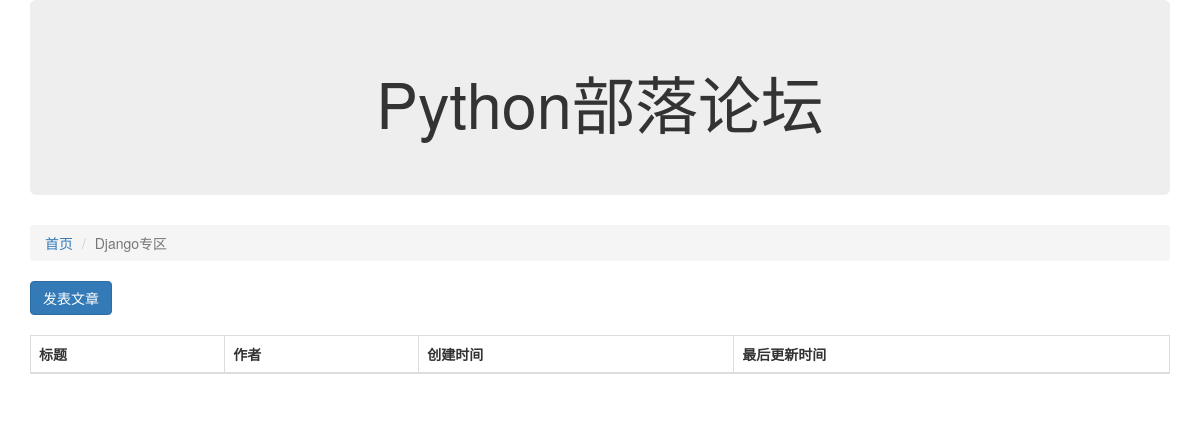
The app's page /article/list/2, older data.
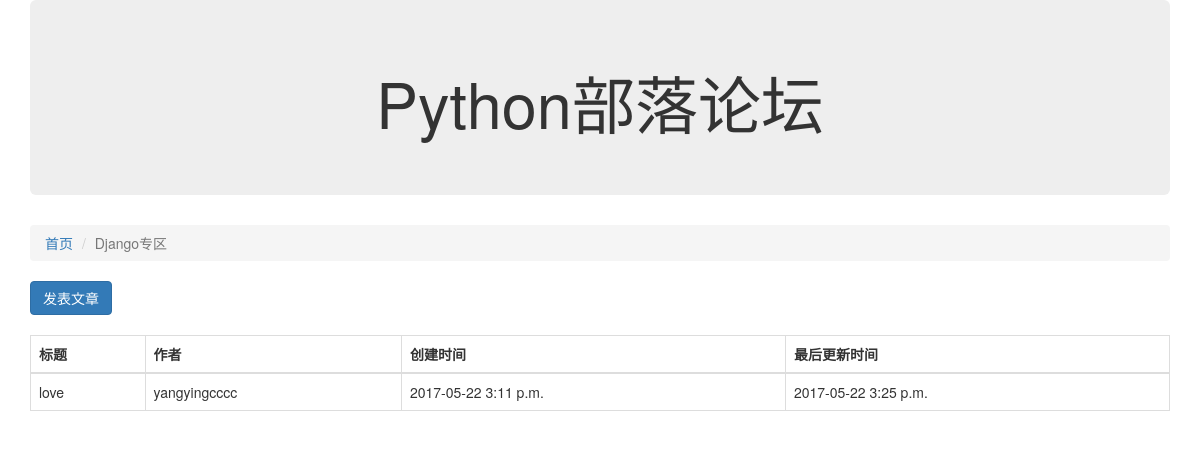
The same page, newer data.
### block/models.py (models this page shows, shortened)
class Block(models.Model):
  name = models.CharField("版块名称",max_length=100)
  desc = models.CharField("版块描述",max_length=100)
  manager_name = models.CharField("版块管理员名称",max_length=100)
  status = models.IntegerField("状态",
          choices=((0,"正常"),(-1,"删除")))
  class Meta:
      verbose_name = "版块"
      verbose_name_plural = "版块"

### article/models.py (models this page shows, shortened)
class Article(models.Model):
  block = models.ForeignKey(Block,verbose_name="版块ID")
  title = models.CharField("版块名称",max_length=100)
  content = models.CharField("版块描述",max_length=10000)
  status = models.IntegerField("状态",
          choices=((0,"正常"),(-1,"删除")))
  create_timestamp = models.DateTimeField("创建时间",auto_now_add=True)
  last_update_timestamp = models.DateTimeField("最后更新时间",auto_now=True)
  class Meta:
      verbose_name = "文章"
      verbose_name_plural = "文章"

### article/views.py (the view)
# urls.py: url(r'^list/(?P<block_id>\d+)', article_list),
def article_list(request,block_id):
    block_id = int(block_id)
    block = Block.objects.get(id=block_id)
    articles_objs = Article.objects.filter(block=block,status=0).order_by("-id")
    return render(request,"article_list.html",{"articles":articles_objs, "b":block})

### article/templates/article_list.html (shortened to what this page needs)
<!doctype html>
{% extends "base.html" %}
{% block content %}
<div class="col-xs-12 col-md-12">
  <ol class="breadcrumb">
    <li><a href="/">首页</a></li>
    <li class="active">{{b.name}}</li>
  </ol>
  <a href="/article/detail/{{b.id}}" class="btn btn-primary">发表文章</a>
    <br />
    <br />
  <table class="table table-bordered">
    <thead>
      <tr>
        <th>标题</th>
        <th>作者</th>
        <th>创建时间</th>
        <th>最后更新时间</th>
      </tr>
    </thead>
    <tbody>
      {% for article in articles %}
      <tr>
        <td>{{article.title }}</td>
        <td>{{article.content }}</td>
        <td>{{article.create_timestamp|date:"Y-m-d P" }}</td>
        <td>{{article.last_update_timestamp|date:"Y-m-d P" }}</td>
      </tr>
      {% endfor %}
    </tbody>
</div>
{% endblock %}

### templates/base.html (shortened to what this page needs)
<!doctype html>
    <html>
      <head>
		<link rel="stylesheet" href="/static/css/bootstrap.min.css" />
      </head>
      <body>
	    <div class="container">
		  <div class="row">
		    <div class="col-xs-12 col-md-12">
			  <div class="jumbotron">
                <center><h1>Python部落论坛</h1></center>
              </div>
	        </div>
		  </div>
          <div class="row">
          {% block content %}
          {%endblock%}
		  </div>
        </div>
      </body>
    </html>

Row changes from the older to the newer data that the page shows:
added Article: title "love", content "yangyingcccc", create_timestamp "2017-05-22 3:11 p.m.", last_update_timestamp "2017-05-22 3:25 p.m."
